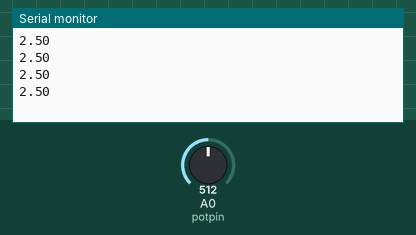
Recording of a sketch running on a simulated Arduino Uno, built with avr-gcc and run on an emulated ATmega328P. Parts: the last lines printed to the serial monitor. The inputs (shaded band) are chosen by the test bench; at power-on: A0 (potpin) = 512.

Above: at 1.2 s.
1.3 s: A0 (potpin) set to 716
At 1.71 s:
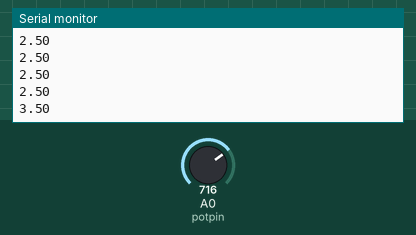
2.8 s: A0 (potpin) set to 900
At 2.91 s:
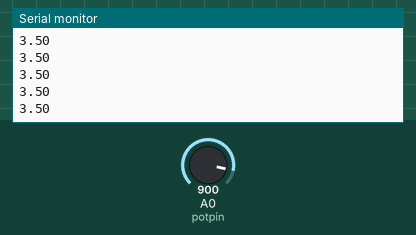
Timing chart, 0 to 5.8 s (numbered marks = the images above; inputs shaded):
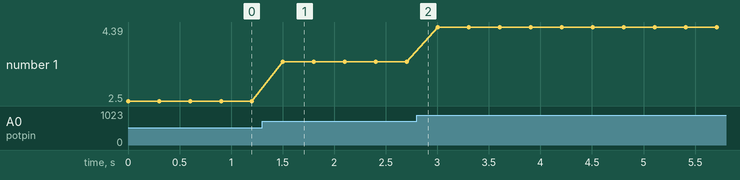

Measured:
- after the input at 1.3 s, the serial monitor: prints a new line after 0.20 s (image 1)
- plotted number 1: 2.5 → 3.5 after the input at 1.3 s, 3.5 → 4.39 after the input at 2.8 s

The sketch:

patensiometer.ino
```cpp
#define potpin A0

int deger=0;

void setup() {

  Serial.begin(9600);
  // Serial.println("Pot Değer Okuma");


}

void loop() {

  deger = analogRead(potpin);
  float gerilim = (5.00/1024.00)*deger;
  Serial.println(gerilim);
  delay(300);


}
```
